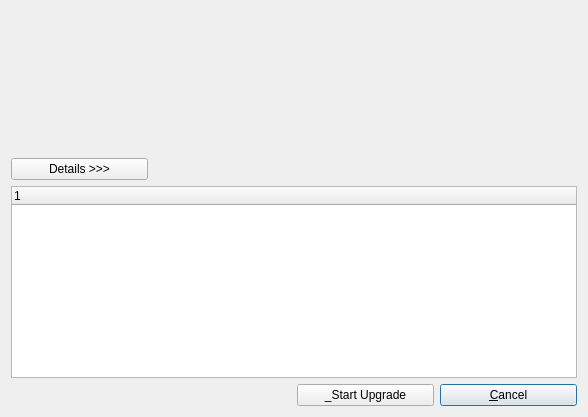
<ui version="4.0" >
 <class>dialog_changes</class>
 <widget class="QDialog" name="dialog_changes" >
  <property name="geometry" >
   <rect>
    <x>0</x>
    <y>0</y>
    <width>588</width>
    <height>417</height>
   </rect>
  </property>
  <property name="sizePolicy" >
   <sizepolicy vsizetype="Preferred" hsizetype="Preferred" >
    <horstretch>0</horstretch>
    <verstretch>0</verstretch>
   </sizepolicy>
  </property>
  <property name="windowTitle" >
   <string>Package Changes</string>
  </property>
  <property name="modal" >
   <bool>true</bool>
  </property>
  <layout class="QGridLayout" >
   <item row="3" column="3" >
    <widget class="QPushButton" name="button_cancel_changes" >
     <property name="text" >
      <string>&amp;Cancel</string>
     </property>
    </widget>
   </item>
   <item row="0" column="0" colspan="4" >
    <layout class="QHBoxLayout" >
     <item>
      <layout class="QVBoxLayout" >
       <item>
        <widget class="QLabel" name="question_pixmap" >
         <property name="sizePolicy" >
          <sizepolicy vsizetype="Fixed" hsizetype="Fixed" >
           <horstretch>0</horstretch>
           <verstretch>0</verstretch>
          </sizepolicy>
         </property>
         <property name="text" >
          <string/>
         </property>
         <property name="pixmap" >
          <pixmap>image0</pixmap>
         </property>
         <property name="wordWrap" >
          <bool>false</bool>
         </property>
        </widget>
       </item>
       <item>
        <spacer name="spacer6" >
         <property name="orientation" >
          <enum>Qt::Vertical</enum>
         </property>
         <property name="sizeType" >
          <enum>QSizePolicy::Expanding</enum>
         </property>
         <property name="sizeHint" stdset="0" >
          <size>
           <width>20</width>
           <height>80</height>
          </size>
         </property>
        </spacer>
       </item>
      </layout>
     </item>
     <item>
      <layout class="QVBoxLayout" >
       <item>
        <widget class="QLabel" name="label_summary" >
         <property name="text" >
          <string/>
         </property>
         <property name="textFormat" >
          <enum>Qt::RichText</enum>
         </property>
         <property name="alignment" >
          <set>Qt::AlignVCenter</set>
         </property>
         <property name="wordWrap" >
          <bool>true</bool>
         </property>
        </widget>
       </item>
       <item>
        <widget class="QLabel" name="label_changes" >
         <property name="sizePolicy" >
          <sizepolicy vsizetype="Preferred" hsizetype="Preferred" >
           <horstretch>0</horstretch>
           <verstretch>0</verstretch>
          </sizepolicy>
         </property>
         <property name="text" >
          <string/>
         </property>
         <property name="textFormat" >
          <enum>Qt::RichText</enum>
         </property>
         <property name="alignment" >
          <set>Qt::AlignVCenter</set>
         </property>
         <property name="wordWrap" >
          <bool>true</bool>
         </property>
        </widget>
       </item>
      </layout>
     </item>
    </layout>
   </item>
   <item row="1" column="0" >
    <widget class="QPushButton" name="show_details_button" >
     <property name="text" >
      <string>Details >>></string>
     </property>
    </widget>
   </item>
   <item row="1" column="1" colspan="3" >
    <spacer name="spacer2" >
     <property name="orientation" >
      <enum>Qt::Horizontal</enum>
     </property>
     <property name="sizeType" >
      <enum>QSizePolicy::Expanding</enum>
     </property>
     <property name="sizeHint" stdset="0" >
      <size>
       <width>341</width>
       <height>21</height>
      </size>
     </property>
    </spacer>
   </item>
   <item row="3" column="2" >
    <widget class="QPushButton" name="button_confirm_changes" >
     <property name="text" >
      <string>_Start Upgrade</string>
     </property>
    </widget>
   </item>
   <item row="3" column="0" colspan="2" >
    <spacer name="spacer3" >
     <property name="orientation" >
      <enum>Qt::Horizontal</enum>
     </property>
     <property name="sizeType" >
      <enum>QSizePolicy::Expanding</enum>
     </property>
     <property name="sizeHint" stdset="0" >
      <size>
       <width>161</width>
       <height>20</height>
      </size>
     </property>
    </spacer>
   </item>
   <item row="2" column="0" colspan="4" >
    <widget class="QTreeWidget" name="treeview_details" >
     <property name="rootIsDecorated" >
      <bool>false</bool>
     </property>
     <column>
      <property name="text" >
       <string>1</string>
      </property>
     </column>
    </widget>
   </item>
  </layout>
 </widget>
 <layoutdefault spacing="6" margin="11" />
 <resources/>
 <connections>
  <connection>
   <sender>button_confirm_changes</sender>
   <signal>clicked()</signal>
   <receiver>dialog_changes</receiver>
   <slot>accept()</slot>
   <hints>
    <hint type="sourcelabel" >
     <x>20</x>
     <y>20</y>
    </hint>
    <hint type="destinationlabel" >
     <x>20</x>
     <y>20</y>
    </hint>
   </hints>
  </connection>
  <connection>
   <sender>button_cancel_changes</sender>
   <signal>clicked()</signal>
   <receiver>dialog_changes</receiver>
   <slot>reject()</slot>
   <hints>
    <hint type="sourcelabel" >
     <x>20</x>
     <y>20</y>
    </hint>
    <hint type="destinationlabel" >
     <x>20</x>
     <y>20</y>
    </hint>
   </hints>
  </connection>
 </connections>
</ui>
